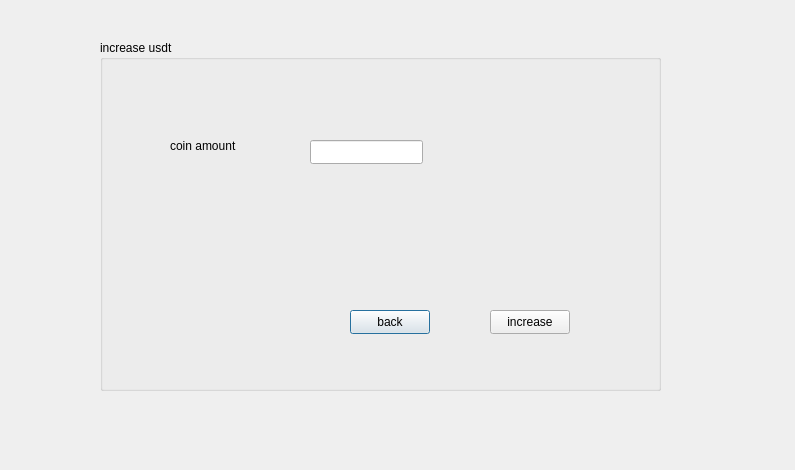
<?xml version="1.0" encoding="UTF-8"?>
<ui version="4.0">
 <class>increase</class>
 <widget class="QDialog" name="increase">
  <property name="geometry">
   <rect>
    <x>0</x>
    <y>0</y>
    <width>795</width>
    <height>470</height>
   </rect>
  </property>
  <property name="windowTitle">
   <string>Dialog</string>
  </property>
  <widget class="QGroupBox" name="groupBox">
   <property name="geometry">
    <rect>
     <x>100</x>
     <y>40</y>
     <width>561</width>
     <height>351</height>
    </rect>
   </property>
   <property name="title">
    <string>increase usdt</string>
   </property>
   <widget class="QPushButton" name="pushButton">
    <property name="geometry">
     <rect>
      <x>250</x>
      <y>270</y>
      <width>80</width>
      <height>24</height>
     </rect>
    </property>
    <property name="text">
     <string>back</string>
    </property>
   </widget>
   <widget class="QPushButton" name="increase_2">
    <property name="geometry">
     <rect>
      <x>390</x>
      <y>270</y>
      <width>80</width>
      <height>24</height>
     </rect>
    </property>
    <property name="text">
     <string>increase</string>
    </property>
   </widget>
   <widget class="QLabel" name="label">
    <property name="geometry">
     <rect>
      <x>70</x>
      <y>90</y>
      <width>101</width>
      <height>31</height>
     </rect>
    </property>
    <property name="text">
     <string>coin amount</string>
    </property>
   </widget>
   <widget class="QLineEdit" name="linecoin">
    <property name="geometry">
     <rect>
      <x>210</x>
      <y>100</y>
      <width>113</width>
      <height>24</height>
     </rect>
    </property>
   </widget>
  </widget>
 </widget>
 <resources/>
 <connections/>
</ui>
